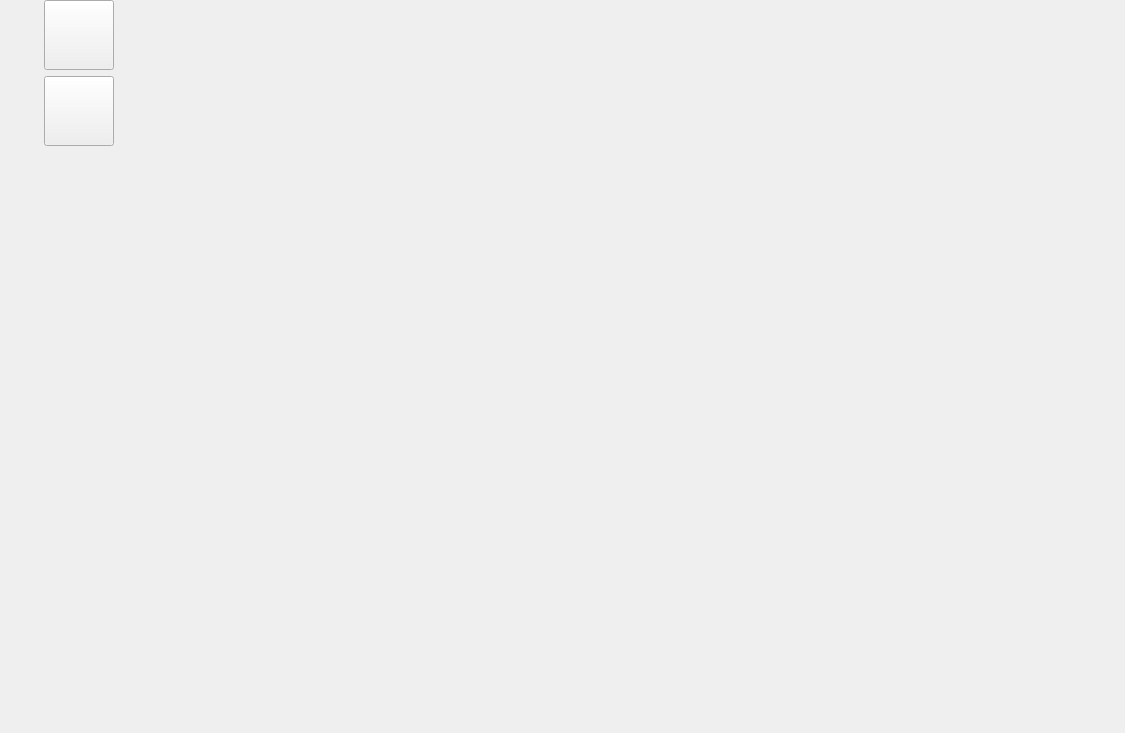
<?xml version="1.0" encoding="UTF-8"?>
<ui version="4.0">
 <class>SystemSettings</class>
 <widget class="QWidget" name="SystemSettings">
  <property name="geometry">
   <rect>
    <x>0</x>
    <y>0</y>
    <width>1125</width>
    <height>733</height>
   </rect>
  </property>
  <property name="minimumSize">
   <size>
    <width>1125</width>
    <height>733</height>
   </size>
  </property>
  <property name="maximumSize">
   <size>
    <width>1125</width>
    <height>733</height>
   </size>
  </property>
  <property name="windowTitle">
   <string>Form</string>
  </property>
  <widget class="QStackedWidget" name="stackedWidget">
   <property name="geometry">
    <rect>
     <x>160</x>
     <y>0</y>
     <width>961</width>
     <height>731</height>
    </rect>
   </property>
   <widget class="QWidget" name="page"/>
   <widget class="QWidget" name="page_2"/>
  </widget>
  <widget class="QWidget" name="layoutWidget">
   <property name="geometry">
    <rect>
     <x>0</x>
     <y>0</y>
     <width>157</width>
     <height>731</height>
    </rect>
   </property>
   <layout class="QVBoxLayout" name="verticalLayout">
    <item>
     <layout class="QHBoxLayout" name="horizontalLayout">
      <item>
       <spacer name="horizontalSpacer">
        <property name="orientation">
         <enum>Qt::Horizontal</enum>
        </property>
        <property name="sizeHint" stdset="0">
         <size>
          <width>40</width>
          <height>20</height>
         </size>
        </property>
       </spacer>
      </item>
      <item>
       <widget class="QPushButton" name="pushButton_NormalSettings">
        <property name="minimumSize">
         <size>
          <width>70</width>
          <height>70</height>
         </size>
        </property>
        <property name="maximumSize">
         <size>
          <width>70</width>
          <height>70</height>
         </size>
        </property>
        <property name="text">
         <string/>
        </property>
        <property name="icon">
         <iconset resource="images.qrc">
          <normaloff>:/images/82cfe2c585e2a747866fdb20c07f51e7.png</normaloff>:/images/82cfe2c585e2a747866fdb20c07f51e7.png</iconset>
        </property>
        <property name="iconSize">
         <size>
          <width>61</width>
          <height>61</height>
         </size>
        </property>
       </widget>
      </item>
      <item>
       <spacer name="horizontalSpacer_2">
        <property name="orientation">
         <enum>Qt::Horizontal</enum>
        </property>
        <property name="sizeHint" stdset="0">
         <size>
          <width>40</width>
          <height>20</height>
         </size>
        </property>
       </spacer>
      </item>
     </layout>
    </item>
    <item>
     <layout class="QHBoxLayout" name="horizontalLayout_2">
      <item>
       <spacer name="horizontalSpacer_3">
        <property name="orientation">
         <enum>Qt::Horizontal</enum>
        </property>
        <property name="sizeHint" stdset="0">
         <size>
          <width>40</width>
          <height>20</height>
         </size>
        </property>
       </spacer>
      </item>
      <item>
       <widget class="QPushButton" name="pushButton_EquipManage">
        <property name="minimumSize">
         <size>
          <width>70</width>
          <height>70</height>
         </size>
        </property>
        <property name="maximumSize">
         <size>
          <width>70</width>
          <height>70</height>
         </size>
        </property>
        <property name="text">
         <string/>
        </property>
        <property name="icon">
         <iconset resource="images.qrc">
          <normaloff>:/images/026193cddb2f45df826767fe108e3505.png</normaloff>:/images/026193cddb2f45df826767fe108e3505.png</iconset>
        </property>
        <property name="iconSize">
         <size>
          <width>61</width>
          <height>61</height>
         </size>
        </property>
       </widget>
      </item>
      <item>
       <spacer name="horizontalSpacer_4">
        <property name="orientation">
         <enum>Qt::Horizontal</enum>
        </property>
        <property name="sizeHint" stdset="0">
         <size>
          <width>40</width>
          <height>20</height>
         </size>
        </property>
       </spacer>
      </item>
     </layout>
    </item>
    <item>
     <layout class="QHBoxLayout" name="horizontalLayout_3"/>
    </item>
    <item>
     <layout class="QHBoxLayout" name="horizontalLayout_4"/>
    </item>
    <item>
     <spacer name="verticalSpacer">
      <property name="orientation">
       <enum>Qt::Vertical</enum>
      </property>
      <property name="sizeHint" stdset="0">
       <size>
        <width>20</width>
        <height>40</height>
       </size>
      </property>
     </spacer>
    </item>
   </layout>
  </widget>
 </widget>
 <resources>
  <include location="images.qrc"/>
 </resources>
 <connections/>
</ui>
